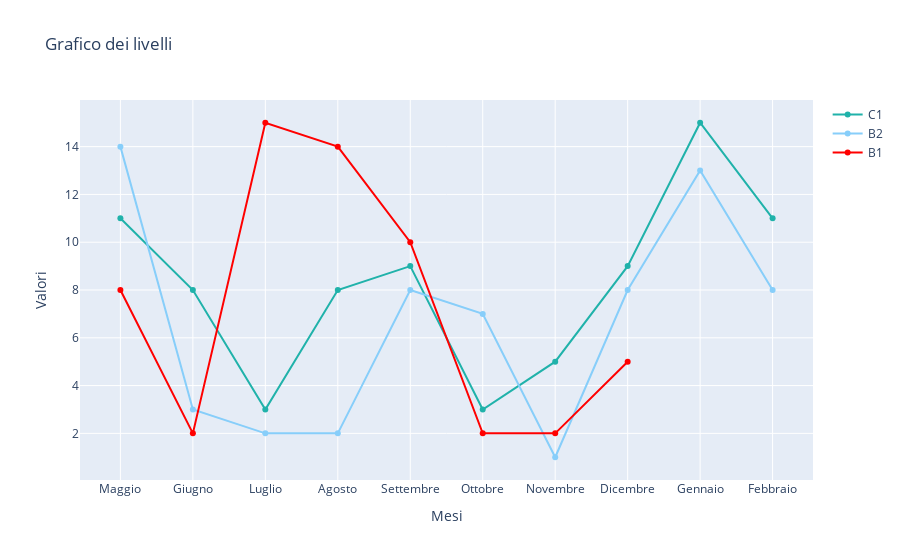

Notebook code for this chart:
### Code cell
# Dati per le due linee
x = list(data.keys())
y1 = list(C1.values())
y2 = list(B2.values())
y3 = list(B1.values())

# Creare il grafico di linea con due linee
fig = go.Figure()

# Aggiungere la prima linea con colore blu
fig.add_trace(go.Scatter(x=x, y=y1, mode='lines+markers', name='C1', line=dict(color='lightseagreen')))

# Aggiungere la seconda linea con colore rosso
fig.add_trace(go.Scatter(x=x, y=y2, mode='lines+markers', name='B2', line=dict(color='lightskyblue')))

# Aggiungere la terza linea con colore verde
fig.add_trace(go.Scatter(x=x, y=y3, mode='lines+markers', name='B1', line=dict(color='red')))

# Aggiungere etichette e titoli
fig.update_layout(title='Grafico dei livelli',
                  xaxis_title='Mesi',
                  yaxis_title='Valori')

# Mostrare il grafico
fig.show()

### Figure 1 — Plotly figure (JSON) as saved in the notebook; plotly's stock layout.template omitted (floating-point values rounded to 4 significant figures)
{"data": [{"line": {"color": "lightseagreen"}, "mode": "lines+markers", "name": "C1", "type": "scatter", "x": ["Maggio", "Giugno", "Luglio", "Agosto", "Settembre", "Ottobre", "Novembre", "Dicembre", "Gennaio", "Febbraio"], "y": [11, 8, 3, 8, 9, 3, 5, 9, 15, 11]}, {"line": {"color": "lightskyblue"}, "mode": "lines+markers", "name": "B2", "type": "scatter", "x": ["Maggio", "Giugno", "Luglio", "Agosto", "Settembre", "Ottobre", "Novembre", "Dicembre", "Gennaio", "Febbraio"], "y": [14, 3, 2, 2, 8, 7, 1, 8, 13, 8]}, {"line": {"color": "red"}, "mode": "lines+markers", "name": "B1", "type": "scatter", "x": ["Maggio", "Giugno", "Luglio", "Agosto", "Settembre", "Ottobre", "Novembre", "Dicembre", "Gennaio", "Febbraio"], "y": [8, 2, 15, 14, 10, 2, 2, 5]}], "layout": {"title": {"text": "Grafico dei livelli"}, "xaxis": {"title": {"text": "Mesi"}}, "yaxis": {"title": {"text": "Valori"}}}}
